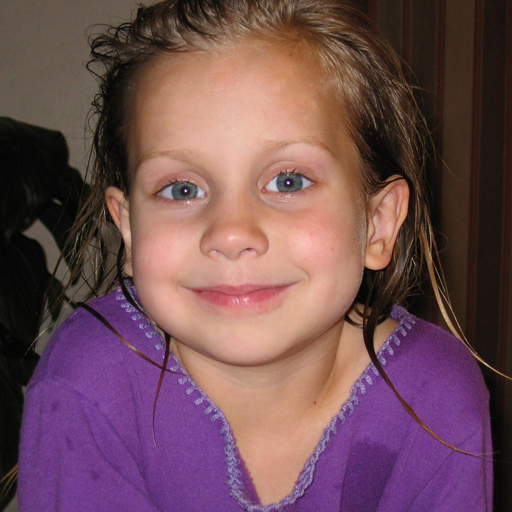
%> input picture Code/slike/Rachel.png, 512 x 512 px
$ octave Sensor_model.m   (GNU Octave 9; MATLAB toolbox functions it lacks are replaced by stand-ins)
%> lines starting %> are read from the running program, lines starting %| are printed output that depends on the picture
# --- Test images ---

im_1 = [1 1 1 1 0;
1 1 1 1 0;
1 1 1 1 0;
1 1 0 0 0;
0 1 0 0 0];

im_2 = [0 0 0 0 1 1;
0 0 0 0 1 1;
0 0 0 0 1 1;
0 0 0 1 1 1;
0 0 1 1 1 1;
0 1 1 1 1 1];

im_r = imread('slike/Rachel.png');
%> im_r is the input picture: size 512x512x3 uint8; mean R, G, B 112.8, 78.2, 84.9
#im_r = im_r(247:252, 250:254);
#im_r = im_r(1:412, 50:462);
im_r = im_r(200:300, 200:300);
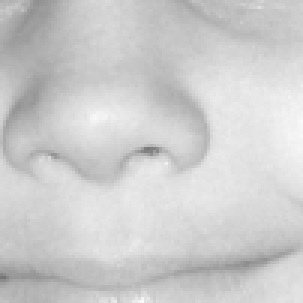
%> im_r: size 101x101 uint8 (shown 3 times larger); min 117, max 249, mean 204.9

# Odsek slike rachel z dodanim šumom
im_org = im_r;

# -----------------------
# ------ Testing --------
# -----------------------

tic;
time = 1;
visual= 1;
comments = 0;

if max(max(im_org)) > 140
  mini = 0;
  maxi = 255;
else
  mini = 0;
  maxi = 1;
endif

# --------------------
# ------ Init --------
# --------------------

magfactorx = 2;
magfactory = 2;

im_org = double(im_org);
[im_hight, im_width, _] = size(im_org);
%> im_hight = 101; im_width = 101; _ = 1

immag_hight = floor(im_hight*magfactory);
%> immag_hight = 202
immag_width = floor(im_width*magfactorx);
%> immag_width = 202
im_mag = imresize(im_org, [immag_hight, immag_width], "bilinear");
im_mag = double(im_mag);

# Dodana napaka v ostrenju/glajenju

#im_mag(3:5, 3:5) = 250;
im_mag(10:100,10:100) = 200;
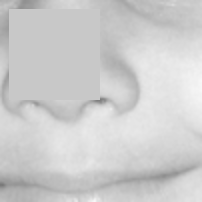
%> im_mag: size 202x202 double; min 122.2, max 248.2, mean 205.3
im_mag_init = im_mag;

# -----------------------------
# ------ SENZOR MODEL ---------
# -----------------------------

tic;

# Data inicialisation
[im_hight, im_width, _] = size(im_org);
[immag_hight, immag_width, _] = size(im_mag);

# KERNEL
kernel_size = 3; # Ali to drži tudi za povečavo 3+ ?
kernel = fspecial('gaussian', kernel_size,0.85);
box_size_x = ceil(magfactorx) + 1;
box_size_y = ceil(magfactory) + 1;

# iterate over low resolution pixels
# Why: to map all LR pixels with HR areas and corrrect values

%> (the run ends here)
